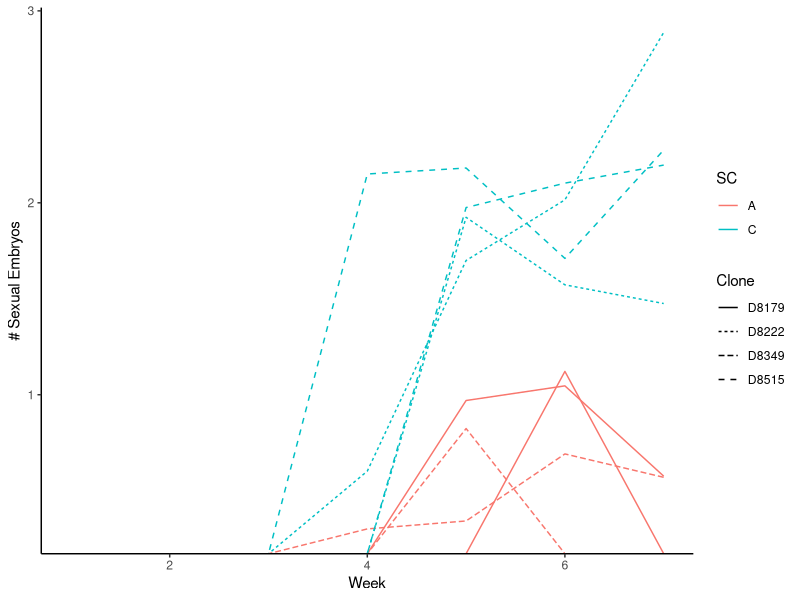
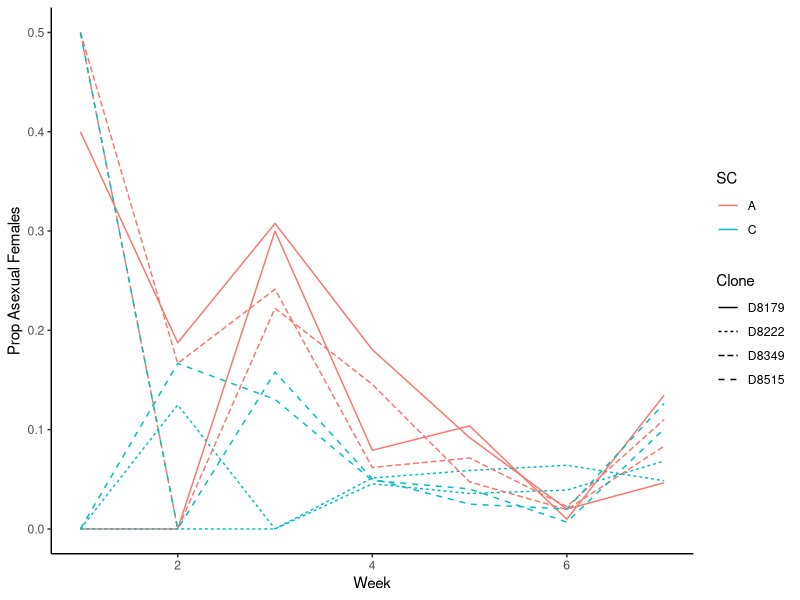
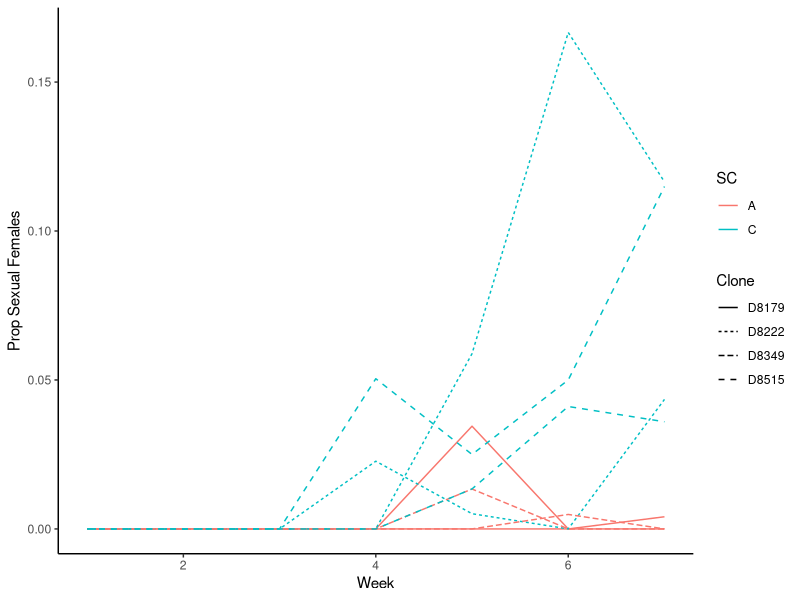
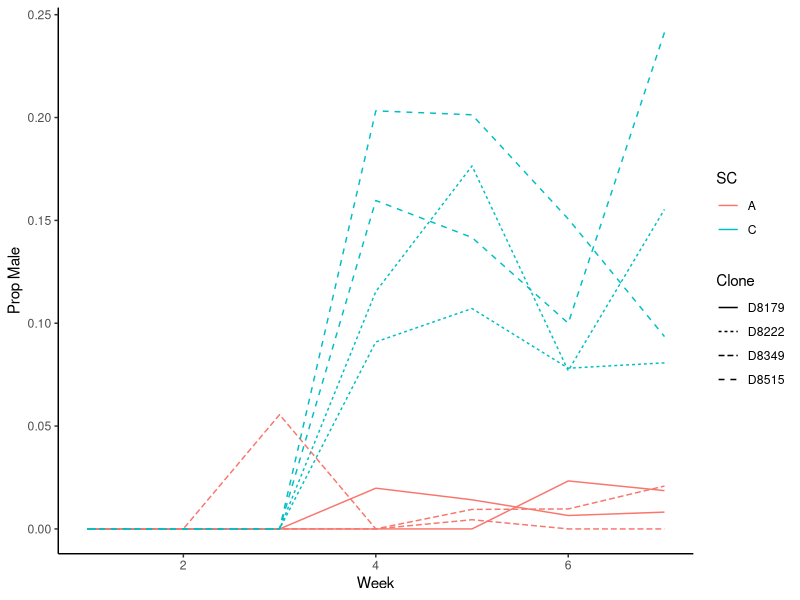
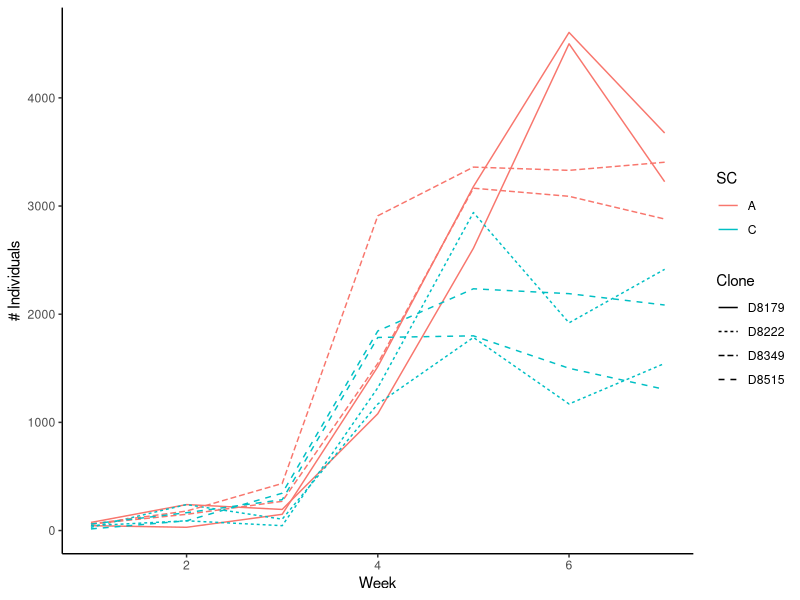

Reproduce these figures in R, in order.
#!/usr/bin/env Rscript

### libraries
        library(data.table)
        library(ggplot2)
        library(foreach)
        library(lattice)
        library(tidyr)
        library(tidyverse)
        library(lme4)


### Load data file

  meso <- fread("SampleCountsMeso2019Week7.csv")
  meso$CloneRep <- paste(meso$Clone, meso$Replicate, sep="_")
  meso$SC <- ifelse(meso$Clone=="D8179" | meso$Clone=="D8349", "A", ifelse(
    meso$Clone=="D8222" | meso$Clone=="D8515", "C", "AxC"
  ))

### Let's first look at total population size over time
  ### Cleaning up and adding new variables
  meso$Clone <- as.factor(meso$Clone)
  meso$TotalPop <- meso$TotalInd*15
  meso[is.na(JuvMale),JuvMale:=0]
  meso[is.na(AdMale),AdMale:=0]
  meso[is.na(EstimatedEmbryosTot),EstimatedEmbryosTot:=0]
  meso$totmale <- meso$JuvMale + meso$AdMale
  meso$EmbDividebyTot <- meso$EstimatedEmbryosTot/meso$TotalPop
  meso$EppDividebyTot <- meso$LooseEppTotal/meso$TotalPop
  meso$SCrep <- ifelse(meso$SC=="A" & meso$Clone=="D8179", "1", ifelse(meso$SC=="C" & meso$Clone=="D8222", "1", "2"))
  meso[is.na(MomPE_5),MomPE_5:=0]
  meso[is.na(MomPE_10),MomPE_10:=0]
  meso[is.na(MomPE_15),MomPE_15:=0]
  meso[is.na(MomPE_20),MomPE_20:=0]
  meso[is.na(MomwEpp),MomwEpp:=0]
  meso[is.na(Barren),Barren:=0]
  meso$totmomPE <- meso$MomPE_5 + meso$MomPE_10 + meso$MomPE_15 + meso$MomPE_20
  meso$totalADfemale <- meso$totmomPE + meso$MomwEpp + meso$Barren
  meso$propPEtotalind <- meso$totmomPE/meso$TotalInd
  meso$propPEmoms <- meso$totmomPE/meso$totalADfemale
  meso$propMomEpp <- meso$MomwEpp/meso$TotalInd
  meso$propfill <- meso$EstimatedEmbryosTot/(meso$LooseEppTotal*2)



  meso7 <- meso[Week<8]
  meso7AC <- meso7[SC=="A" | SC=="C"]
  mesoAC <- meso[SC=="A" | SC=="C"]
  meso7AC <- meso[Week<8 & SC=="A" | Week<8 & SC=="C"]

  week7ACtotalind <- ggplot(data=meso7AC, aes(x=Week, y=TotalPop, color=SC, group=CloneRep, linetype=Clone)) + geom_line() +
    theme_bw() + theme(panel.border = element_blank(), panel.grid.major = element_blank(),
                       panel.grid.minor = element_blank(), axis.line = element_line(colour = "black")) +
    ylab("# Individuals")

  t1 <- lmer(TotalPop~1+(1|Week)+ (1|Clone)+SC, data=meso7AC)
  t2 <- lmer(TotalPop~1+(1|Week)+ (1|Clone), data=meso7AC)

  anova(t1, t2)

  t1 <- lmer(TotalPop~1+(1|Clone)+SC, data=meso7AC[Week==7])
  t2 <- lmer(TotalPop~1+(1|Clone), data=meso7AC[Week==7])

  anova(t1, t2)

  week7ACmomPEnormWeek <- ggplot(data=meso7AC, aes(x=Week, y=propPEtotalind, color=SC, group=CloneRep, linetype=Clone)) + geom_line() +
    theme_bw() + theme(panel.border = element_blank(), panel.grid.major = element_blank(),
                       panel.grid.minor = element_blank(), axis.line = element_line(colour = "black")) +
    ylab("Prop Asexual Females")

  t1 <- glmer(propPEtotalind~1+(1|Week)+ (1|Clone)+SC, data=meso7AC, weights=TotalInd, family=binomial)
  t2 <- glmer(propPEtotalind~1+(1|Week)+ (1|Clone), data=meso7AC, weights=TotalInd, family=binomial)

  anova(t1, t2)

  week7ACMomwEppnormWeek <- ggplot(data=meso7AC, aes(x=Week, y=propMomEpp, color=SC, group=CloneRep, linetype=Clone)) + geom_line() +
    theme_bw() + theme(panel.border = element_blank(), panel.grid.major = element_blank(),
                       panel.grid.minor = element_blank(), axis.line = element_line(colour = "black")) +
    ylab("Prop Sexual Females")

  t1 <- glmer(propMomEpp~1+(1|Week)+ (1|Clone)+SC, data=meso7AC, weights=TotalInd, family=binomial)
  t2 <- glmer(propMomEpp~1+(1|Week)+ (1|Clone), data=meso7AC, weights=TotalInd, family=binomial)

  anova(t1, t2)

  week7ACPropMalenormWeek <- ggplot(data=meso7AC, aes(x=Week, y=PropTotMale, color=SC, group=CloneRep, linetype=Clone)) + geom_line() +
    theme_bw() + theme(panel.border = element_blank(), panel.grid.major = element_blank(),
                       panel.grid.minor = element_blank(), axis.line = element_line(colour = "black")) +
    ylab("Prop Male")

  t1 <- glmer(PropTotMale~1+(1|Week)+ (1|Clone)+SC, data=meso7AC, weights=TotalInd, family=binomial)
  t2 <- glmer(PropTotMale~1+(1|Week)+ (1|Clone), data=meso7AC, weights=TotalInd, family=binomial)

  anova(t1, t2)

  week7ACEmbWeek <- ggplot(data=meso7AC, aes(x=Week, y=log10(EstimatedEmbryosTot), color=SC, group=CloneRep, linetype=Clone)) + geom_line() +
    theme_bw() + theme(panel.border = element_blank(), panel.grid.major = element_blank(),
                       panel.grid.minor = element_blank(), axis.line = element_line(colour = "black")) +
    ylab("# Sexual Embryos")

  t1 <- lmer(EstimatedEmbryosTot~1+(1|Week)+ (1|Clone) + SC, data=meso7AC)
  t2 <- lmer(EstimatedEmbryosTot~1+(1|Week)+ (1|Clone), data=meso7AC)

  anova(t1, t2)
